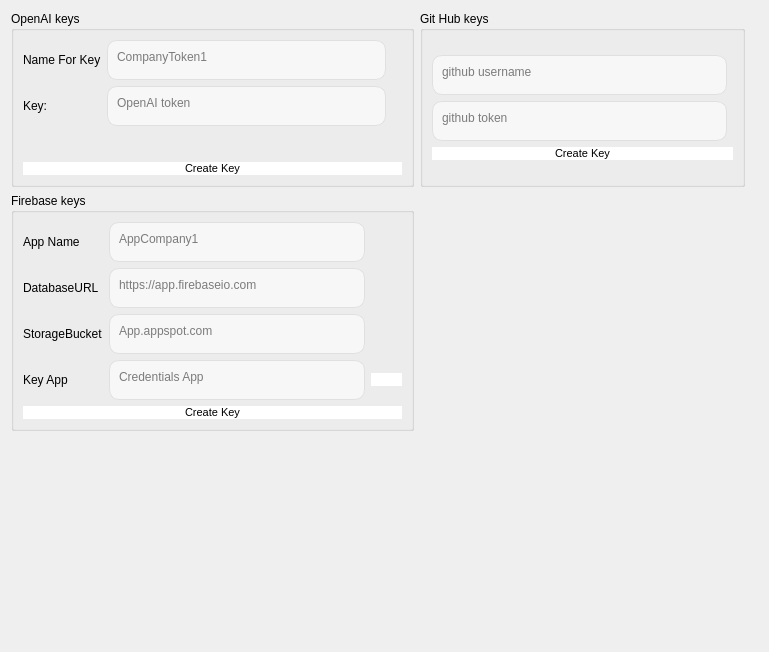
      <widget class="QWidget" name="page_11">
       <layout class="QGridLayout" name="gridLayout_45">
        <item row="0" column="0">
         <widget class="QGroupBox" name="card1">
          <property name="title">
           <string>OpenAI keys</string>
          </property>
          <layout class="QGridLayout" name="gridLayout_43">
           <item row="0" column="1">
            <layout class="QGridLayout" name="gridLayout_44">
             <item row="1" column="1">
              <widget class="QTextEdit" name="openaitoken_AgentKeys">
               <property name="sizePolicy">
                <sizepolicy hsizetype="Maximum" vsizetype="Maximum">
                 <horstretch>0</horstretch>
                 <verstretch>0</verstretch>
                </sizepolicy>
               </property>
               <property name="minimumSize">
                <size>
                 <width>279</width>
                 <height>40</height>
                </size>
               </property>
               <property name="maximumSize">
                <size>
                 <width>279</width>
                 <height>40</height>
                </size>
               </property>
               <property name="styleSheet">
                <string notr="true">            QTextEdit {
                border: 1px solid #E0E0E0;
                padding: 5px;
                border-radius: 10px;
                background-color: #F7F7F7;
                color: black;  /* Cor do texto alterada para preto */
            }</string>
               </property>
               <property name="placeholderText">
                <string>OpenAI token</string>
               </property>
              </widget>
             </item>
             <item row="2" column="1">
              <spacer name="verticalSpacer_12">
               <property name="orientation">
                <enum>Qt::Vertical</enum>
               </property>
               <property name="sizeType">
                <enum>QSizePolicy::Maximum</enum>
               </property>
               <property name="sizeHint" stdset="0">
                <size>
                 <width>20</width>
                 <height>30</height>
                </size>
               </property>
              </spacer>
             </item>
             <item row="1" column="0">
              <widget class="QLabel" name="label_31">
               <property name="text">
                <string>Key:</string>
               </property>
              </widget>
             </item>
             <item row="0" column="0">
              <widget class="QLabel" name="label_30">
               <property name="text">
                <string>Name For Key</string>
               </property>
              </widget>
             </item>
             <item row="0" column="1">
              <widget class="QTextEdit" name="openainamefortoken_AgentKeys">
               <property name="sizePolicy">
                <sizepolicy hsizetype="Maximum" vsizetype="Maximum">
                 <horstretch>0</horstretch>
                 <verstretch>0</verstretch>
                </sizepolicy>
               </property>
               <property name="minimumSize">
                <size>
                 <width>279</width>
                 <height>40</height>
                </size>
               </property>
               <property name="maximumSize">
                <size>
                 <width>279</width>
                 <height>40</height>
                </size>
               </property>
               <property name="styleSheet">
                <string notr="true">            QTextEdit {
                border: 1px solid #E0E0E0;
                padding: 5px;
                border-radius: 10px;
                background-color: #F7F7F7;
                color: black;  /* Cor do texto alterada para preto */
            }</string>
               </property>
               <property name="placeholderText">
                <string>CompanyToken1</string>
               </property>
              </widget>
             </item>
             <item row="3" column="0" colspan="3">
              <widget class="QPushButton" name="createkeyopenai_AgentKeys">
               <property name="styleSheet">
                <string notr="true">            QPushButton {
                background-color: white;

                border-radius: 13px;  /* Borda arredondada (círculo) */
                color: black;  /* Cor do texto alterada para preto */
                font-size: 11px;  /* Ajuste do tamanho do ícone */
            }
            QPushButton:hover {
                background-color: #EDEDED;
            }
            QPushButton:pressed {
                background-color: #DCDCDC;
            }</string>
               </property>
               <property name="text">
                <string>Create Key</string>
               </property>
               <property name="icon">
                <iconset resource="../Qss/icons/_icons.qrc">
                 <normaloff>:/material_design/icons/material_design/key.png</normaloff>:/material_design/icons/material_design/key.png</iconset>
               </property>
               <property name="iconSize">
                <size>
                 <width>22</width>
                 <height>22</height>
                </size>
               </property>
              </widget>
             </item>
            </layout>
           </item>
          </layout>
         </widget>
        </item>
        <item row="0" column="1">
         <widget class="QGroupBox" name="card2">
          <property name="title">
           <string>Git Hub keys</string>
          </property>
          <layout class="QGridLayout" name="gridLayout_40">
           <item row="0" column="1">
            <layout class="QGridLayout" name="gridLayout_39">
             <item row="0" column="0">
              <widget class="QTextEdit" name="githuusername_AgentKeys">
               <property name="sizePolicy">
                <sizepolicy hsizetype="Maximum" vsizetype="Maximum">
                 <horstretch>0</horstretch>
                 <verstretch>0</verstretch>
                </sizepolicy>
               </property>
               <property name="minimumSize">
                <size>
                 <width>295</width>
                 <height>40</height>
                </size>
               </property>
               <property name="maximumSize">
                <size>
                 <width>295</width>
                 <height>40</height>
                </size>
               </property>
               <property name="styleSheet">
                <string notr="true">            QTextEdit {
                border: 1px solid #E0E0E0;
                padding: 5px;
                border-radius: 10px;
                background-color: #F7F7F7;
                color: black;  /* Cor do texto alterada para preto */
            }</string>
               </property>
               <property name="placeholderText">
                <string>github username</string>
               </property>
              </widget>
             </item>
             <item row="1" column="0">
              <widget class="QTextEdit" name="githubtoken_AgentKeys">
               <property name="sizePolicy">
                <sizepolicy hsizetype="Maximum" vsizetype="Maximum">
                 <horstretch>0</horstretch>
                 <verstretch>0</verstretch>
                </sizepolicy>
               </property>
               <property name="minimumSize">
                <size>
                 <width>295</width>
                 <height>40</height>
                </size>
               </property>
               <property name="maximumSize">
                <size>
                 <width>295</width>
                 <height>40</height>
                </size>
               </property>
               <property name="styleSheet">
                <string notr="true">            QTextEdit {
                border: 1px solid #E0E0E0;
                padding: 5px;
                border-radius: 10px;
                background-color: #F7F7F7;
                color: black;  /* Cor do texto alterada para preto */
            }</string>
               </property>
               <property name="placeholderText">
                <string>github token</string>
               </property>
              </widget>
             </item>
             <item row="2" column="0" colspan="2">
              <widget class="QPushButton" name="createkeygithub_AgentKeys">
               <property name="styleSheet">
                <string notr="true">            QPushButton {
                background-color: white;

                border-radius: 13px;  /* Borda arredondada (círculo) */
                color: black;  /* Cor do texto alterada para preto */
                font-size: 11px;  /* Ajuste do tamanho do ícone */
            }
            QPushButton:hover {
                background-color: #EDEDED;
            }
            QPushButton:pressed {
                background-color: #DCDCDC;
            }</string>
               </property>
               <property name="text">
                <string>Create Key</string>
               </property>
               <property name="icon">
                <iconset resource="../Qss/icons/_icons.qrc">
                 <normaloff>:/material_design/icons/material_design/key.png</normaloff>:/material_design/icons/material_design/key.png</iconset>
               </property>
               <property name="iconSize">
                <size>
                 <width>22</width>
                 <height>22</height>
                </size>
               </property>
              </widget>
             </item>
            </layout>
           </item>
          </layout>
         </widget>
        </item>
        <item row="0" column="2">
         <spacer name="horizontalSpacer_6">
          <property name="orientation">
           <enum>Qt::Horizontal</enum>
          </property>
          <property name="sizeHint" stdset="0">
           <size>
            <width>13</width>
            <height>20</height>
           </size>
          </property>
         </spacer>
        </item>
        <item row="1" column="0">
         <widget class="QGroupBox" name="card3">
          <property name="title">
           <string>Firebase keys</string>
          </property>
          <layout class="QGridLayout" name="gridLayout_41">
           <item row="0" column="1">
            <layout class="QGridLayout" name="gridLayout_42">
             <item row="1" column="0">
              <widget class="QLabel" name="label_32">
               <property name="text">
                <string>DatabaseURL</string>
               </property>
              </widget>
             </item>
             <item row="3" column="1">
              <widget class="QTextEdit" name="credentialsapp_AgentKeys">
               <property name="sizePolicy">
                <sizepolicy hsizetype="Maximum" vsizetype="Maximum">
                 <horstretch>0</horstretch>
                 <verstretch>0</verstretch>
                </sizepolicy>
               </property>
               <property name="minimumSize">
                <size>
                 <width>0</width>
                 <height>40</height>
                </size>
               </property>
               <property name="maximumSize">
                <size>
                 <width>295</width>
                 <height>40</height>
                </size>
               </property>
               <property name="styleSheet">
                <string notr="true">            QTextEdit {
                border: 1px solid #E0E0E0;
                padding: 5px;
                border-radius: 10px;
                background-color: #F7F7F7;
                color: black;  /* Cor do texto alterada para preto */
            }</string>
               </property>
               <property name="placeholderText">
                <string>Credentials App</string>
               </property>
              </widget>
             </item>
             <item row="3" column="0">
              <widget class="QLabel" name="label_29">
               <property name="text">
                <string>Key App</string>
               </property>
              </widget>
             </item>
             <item row="0" column="0">
              <widget class="QLabel" name="label_27">
               <property name="sizePolicy">
                <sizepolicy hsizetype="Fixed" vsizetype="Preferred">
                 <horstretch>0</horstretch>
                 <verstretch>0</verstretch>
                </sizepolicy>
               </property>
               <property name="text">
                <string>App Name</string>
               </property>
              </widget>
             </item>
             <item row="5" column="0" colspan="3">
              <widget class="QPushButton" name="createkeysfirebase_AgentKeys">
               <property name="styleSheet">
                <string notr="true">            QPushButton {
                background-color: white;

                border-radius: 13px;  /* Borda arredondada (círculo) */
                color: black;  /* Cor do texto alterada para preto */
                font-size: 11px;  /* Ajuste do tamanho do ícone */
            }
            QPushButton:hover {
                background-color: #EDEDED;
            }
            QPushButton:pressed {
                background-color: #DCDCDC;
            }</string>
               </property>
               <property name="text">
                <string>Create Key</string>
               </property>
               <property name="icon">
                <iconset resource="../Qss/icons/_icons.qrc">
                 <normaloff>:/material_design/icons/material_design/key.png</normaloff>:/material_design/icons/material_design/key.png</iconset>
               </property>
               <property name="iconSize">
                <size>
                 <width>22</width>
                 <height>22</height>
                </size>
               </property>
              </widget>
             </item>
             <item row="3" column="2">
              <widget class="QPushButton" name="uploadcredentialapp_AgentKeys">
               <property name="styleSheet">
                <string notr="true">            QPushButton {
                background-color: white;

                border-radius: 13px;  /* Borda arredondada (círculo) */
                color: black;  /* Cor do texto alterada para preto */
                font-size: 11px;  /* Ajuste do tamanho do ícone */
            }
</string>
               </property>
               <property name="text">
                <string />
               </property>
               <property name="icon">
                <iconset resource="../Qss/icons/_icons.qrc">
                 <normaloff>:/font_awesome_regular/icons/font_awesome/regular/file-lines.png</normaloff>:/font_awesome_regular/icons/font_awesome/regular/file-lines.png</iconset>
               </property>
               <property name="iconSize">
                <size>
                 <width>22</width>
                 <height>33</height>
                </size>
               </property>
              </widget>
             </item>
             <item row="0" column="1">
              <widget class="QTextEdit" name="appname_AgentKeys">
               <property name="sizePolicy">
                <sizepolicy hsizetype="Maximum" vsizetype="Maximum">
                 <horstretch>0</horstretch>
                 <verstretch>0</verstretch>
                </sizepolicy>
               </property>
               <property name="minimumSize">
                <size>
                 <width>0</width>
                 <height>40</height>
                </size>
               </property>
               <property name="maximumSize">
                <size>
                 <width>295</width>
                 <height>40</height>
                </size>
               </property>
               <property name="styleSheet">
                <string notr="true">            QTextEdit {
                border: 1px solid #E0E0E0;
                padding: 5px;
                border-radius: 10px;
                background-color: #F7F7F7;
                color: black;  /* Cor do texto alterada para preto */
            }</string>
               </property>
               <property name="placeholderText">
                <string>AppCompany1</string>
               </property>
              </widget>
             </item>
             <item row="2" column="0">
              <widget class="QLabel" name="label_33">
               <property name="text">
                <string>StorageBucket</string>
               </property>
              </widget>
             </item>
             <item row="1" column="1">
              <widget class="QTextEdit" name="Databaseurl_AgentKeys">
               <property name="sizePolicy">
                <sizepolicy hsizetype="Maximum" vsizetype="Maximum">
                 <horstretch>0</horstretch>
                 <verstretch>0</verstretch>
                </sizepolicy>
               </property>
               <property name="minimumSize">
                <size>
                 <width>0</width>
                 <height>40</height>
                </size>
               </property>
               <property name="maximumSize">
                <size>
                 <width>295</width>
                 <height>40</height>
                </size>
               </property>
               <property name="styleSheet">
                <string notr="true">            QTextEdit {
                border: 1px solid #E0E0E0;
                padding: 5px;
                border-radius: 10px;
                background-color: #F7F7F7;
                color: black;  /* Cor do texto alterada para preto */
            }</string>
               </property>
               <property name="placeholderText">
                <string>https://app.firebaseio.com</string>
               </property>
              </widget>
             </item>
             <item row="2" column="1">
              <widget class="QTextEdit" name="Storagebucket_AgentKeys">
               <property name="sizePolicy">
                <sizepolicy hsizetype="Maximum" vsizetype="Maximum">
                 <horstretch>0</horstretch>
                 <verstretch>0</verstretch>
                </sizepolicy>
               </property>
               <property name="minimumSize">
                <size>
                 <width>0</width>
                 <height>40</height>
                </size>
               </property>
               <property name="maximumSize">
                <size>
                 <width>295</width>
                 <height>40</height>
                </size>
               </property>
               <property name="styleSheet">
                <string notr="true">            QTextEdit {
                border: 1px solid #E0E0E0;
                padding: 5px;
                border-radius: 10px;
                background-color: #F7F7F7;
                color: black;  /* Cor do texto alterada para preto */
            }</string>
               </property>
               <property name="placeholderText">
                <string>App.appspot.com</string>
               </property>
              </widget>
             </item>
            </layout>
           </item>
          </layout>
         </widget>
        </item>
        <item row="1" column="2">
         <spacer name="horizontalSpacer_5">
          <property name="orientation">
           <enum>Qt::Horizontal</enum>
          </property>
          <property name="sizeHint" stdset="0">
           <size>
            <width>13</width>
            <height>20</height>
           </size>
          </property>
         </spacer>
        </item>
        <item row="2" column="0">
         <spacer name="verticalSpacer_11">
          <property name="orientation">
           <enum>Qt::Vertical</enum>
          </property>
          <property name="sizeHint" stdset="0">
           <size>
            <width>20</width>
            <height>210</height>
           </size>
          </property>
         </spacer>
        </item>
       </layout>
      </widget>
